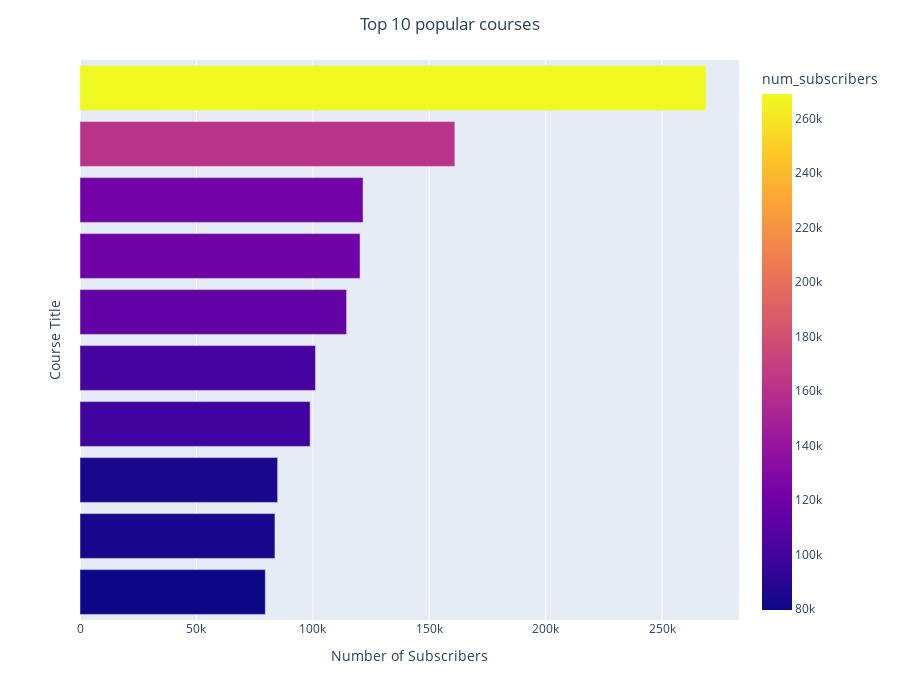

Notebook code for this chart:
### Markdown cell above
So we can see that Web Developemnt has the maximum number of subscribers..now let us see the top 10 courses

### Code cell
top_10 = udemy_data.sort_values('num_subscribers',ascending=False)[0:10].sort_values('num_subscribers',ascending=True).reset_index(drop=True).reset_index()
top_10
fig = px.bar(top_10, x='num_subscribers', y='index',
             hover_data=['course_title'], color='num_subscribers', 
             orientation = 'h',
             height = 700
    )
fig.update_layout(title_text='Top 10 popular courses',title_x=0.5)
fig.update_xaxes(title='Number of Subscribers')
fig.update_yaxes(title='Course Title',showticklabels=False)
fig.show()

### Figure 1 — Plotly figure (JSON) as saved in the notebook; plotly's stock layout.template omitted (floating-point values rounded to 4 significant figures)
{"data": [{"alignmentgroup": "True", "customdata": [["JavaScript: Understanding the Weird Parts"], ["Practical PHP: Master the Basics and Code Dynamic Websites"], ["Learn Javascript & JQuery From Scratch"], ["Web Design for Web Developers: Build Beautiful Websites!"], ["Free Beginner Electric Guitar Lessons"], ["The Complete Web Developer Course 2.0"], ["Build Your First Website in 1 Week with HTML5 and CSS3"], ["The Web Developer Bootcamp"], ["Coding for Entrepreneurs Basic"], ["Learn HTML5 Programming From Scratch"]], "hovertemplate": "num_subscribers=%{marker.color}<br>index=%{y}<br>course_title=%{customdata[0]}<extra></extra>", "legendgroup": "", "marker": {"color": [79612, 83737, 84897, 98867, 101154, 114512, 120291, 121584, 161029, 268923], "coloraxis": "coloraxis"}, "name": "", "offsetgroup": "", "orientation": "h", "showlegend": false, "textposition": "auto", "type": "bar", "x": [79612, 83737, 84897, 98867, 101154, 114512, 120291, 121584, 161029, 268923], "xaxis": "x", "y": [0, 1, 2, 3, 4, 5, 6, 7, 8, 9], "yaxis": "y"}], "layout": {"barmode": "relative", "coloraxis": {"colorbar": {"title": {"text": "num_subscribers"}}, "colorscale": [[0, "#0d0887"], [0.1111, "#46039f"], [0.2222, "#7201a8"], [0.3333, "#9c179e"], [0.4444, "#bd3786"], [0.5556, "#d8576b"], [0.6667, "#ed7953"], [0.7778, "#fb9f3a"], [0.8889, "#fdca26"], [1, "#f0f921"]]}, "height": 700, "legend": {"tracegroupgap": 0}, "margin": {"t": 60}, "title": {"text": "Top 10 popular courses", "x": 0.5}, "xaxis": {"anchor": "y", "domain": [0, 1], "title": {"text": "Number of Subscribers"}}, "yaxis": {"anchor": "x", "domain": [0, 1], "showticklabels": false, "title": {"text": "Course Title"}}}}
